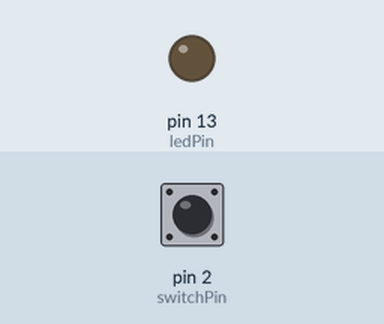
This sketch was run on a simulated Arduino Uno, built with avr-gcc and run on an emulated ATmega328P. Parts: output pins drawn as LEDs (lit = HIGH). Inputs (shaded band) come from the test bench; at power-on: pin 2 (switchPin) HIGH.

Above: at 1.2 s.
1.3 s: pin 2 (switchPin) pulled LOW for 0.15 s
At 1.37 s:
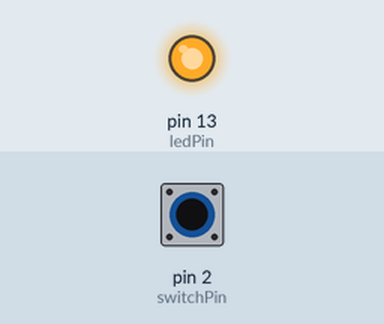
2.9 s: pin 2 (switchPin) pulled LOW for 3.2 s
At 6.5 s:
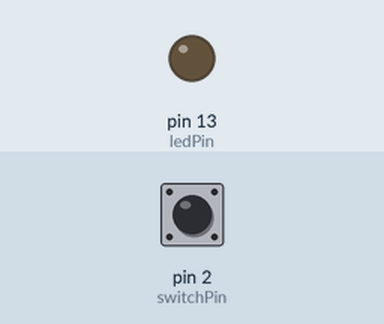
Timing chart, 0 to 8.0 s (numbered marks = the images above; inputs shaded):
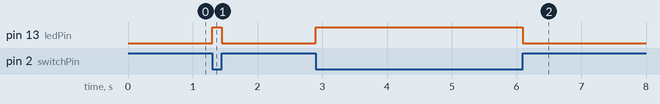

The sketch:

sketch_jul07a.ino
```cpp
int ledPin = 13; 	// LED is connected to digital pin 13
int switchPin = 2; 	// switch connected to digital pin 2
int switchValue; 	// a variable to keep track of when switch is pressed

void setup()
{
  pinMode(ledPin, OUTPUT); 	// sets the ledPin to be an output
  pinMode(switchPin, INPUT); 	// sets the switchPin to be an input
  digitalWrite(switchPin, HIGH); 	// sets the default (unpressed) state of switchPin to HIGH
}

void loop() 	// run over and over again
{
  switchValue = digitalRead(switchPin); 	// check to see if the switch is pressed
  if (switchValue == LOW) { 	// if the switch is pressed then,
    digitalWrite(ledPin, HIGH); 	// turn the LED on
  }
  else { 	// otherwise,
    digitalWrite(ledPin, LOW); 	// turn the LED off
  }
}
```

Measured:
- after the input at 1.3 s, pin 13 (ledPin): LOW → HIGH at once, → LOW 0.15 s later
- after the input at 2.9 s, pin 13 (ledPin): LOW → HIGH at once, → LOW 3.2 s later
